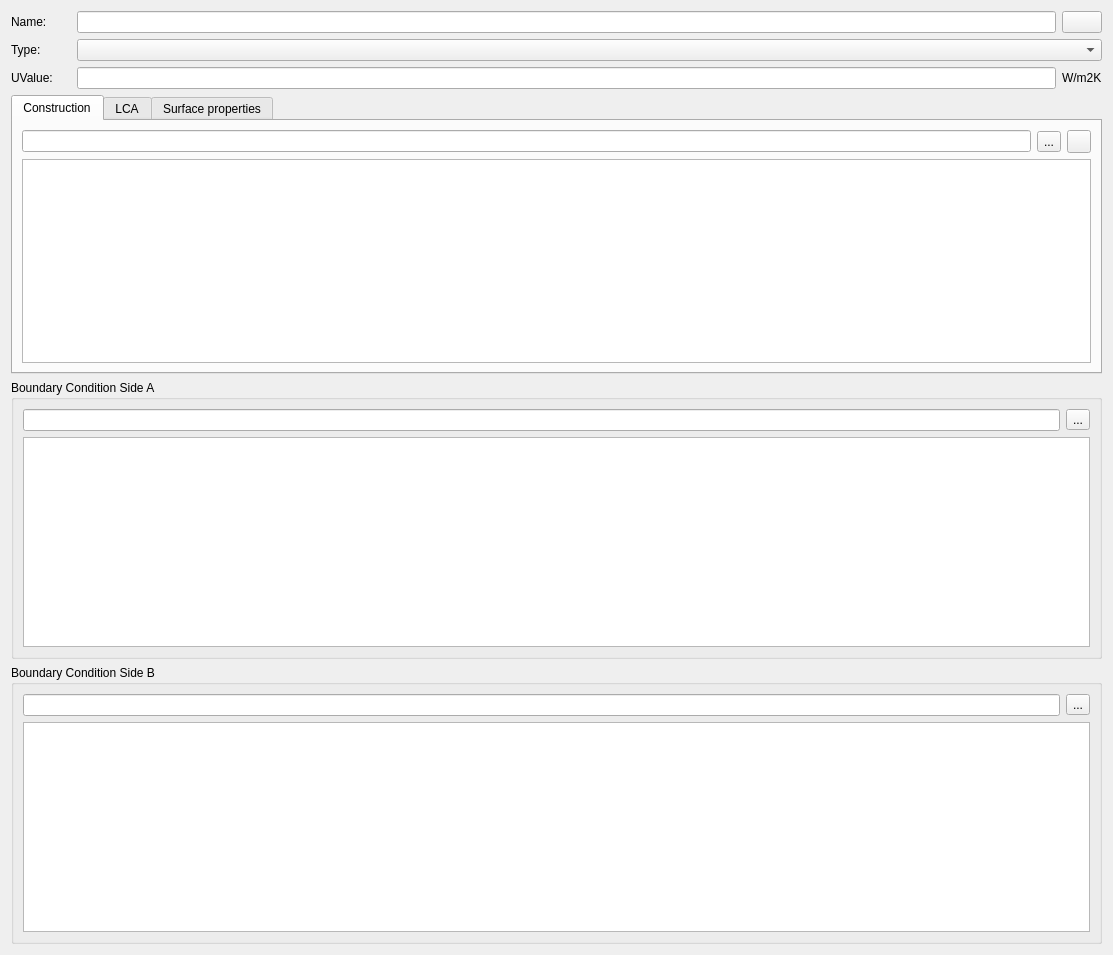
<?xml version="1.0" encoding="UTF-8"?>
<ui version="4.0">
 <class>SVDBComponentEditWidget</class>
 <widget class="QWidget" name="SVDBComponentEditWidget">
  <property name="geometry">
   <rect>
    <x>0</x>
    <y>0</y>
    <width>1113</width>
    <height>955</height>
   </rect>
  </property>
  <property name="windowTitle">
   <string>Form</string>
  </property>
  <layout class="QVBoxLayout" name="masterLayout">
   <item>
    <layout class="QGridLayout" name="gridLayout_4">
     <item row="0" column="0">
      <widget class="QLabel" name="labelDisplayName">
       <property name="minimumSize">
        <size>
         <width>60</width>
         <height>0</height>
        </size>
       </property>
       <property name="text">
        <string>Name:</string>
       </property>
      </widget>
     </item>
     <item row="0" column="1">
      <widget class="QtExt::LanguageStringEditWidget1" name="lineEditName"/>
     </item>
     <item row="0" column="2">
      <widget class="QtExt::ColorButton" name="pushButtonComponentColor">
       <property name="sizePolicy">
        <sizepolicy hsizetype="Fixed" vsizetype="Fixed">
         <horstretch>0</horstretch>
         <verstretch>0</verstretch>
        </sizepolicy>
       </property>
      </widget>
     </item>
     <item row="1" column="0">
      <widget class="QLabel" name="labelComponentType">
       <property name="text">
        <string>Type:</string>
       </property>
      </widget>
     </item>
     <item row="1" column="1" colspan="2">
      <widget class="QComboBox" name="comboBoxComponentType">
       <property name="sizePolicy">
        <sizepolicy hsizetype="Expanding" vsizetype="Fixed">
         <horstretch>0</horstretch>
         <verstretch>0</verstretch>
        </sizepolicy>
       </property>
      </widget>
     </item>
     <item row="2" column="0">
      <widget class="QLabel" name="labelUValue">
       <property name="text">
        <string>UValue:</string>
       </property>
      </widget>
     </item>
     <item row="2" column="1">
      <widget class="QLineEdit" name="lineEditUValue">
       <property name="alignment">
        <set>Qt::AlignRight|Qt::AlignTrailing|Qt::AlignVCenter</set>
       </property>
       <property name="readOnly">
        <bool>true</bool>
       </property>
      </widget>
     </item>
     <item row="2" column="2">
      <widget class="QLabel" name="labelUValue_2">
       <property name="text">
        <string>W/m2K</string>
       </property>
      </widget>
     </item>
    </layout>
   </item>
   <item>
    <widget class="QTabWidget" name="tabWidget">
     <property name="currentIndex">
      <number>0</number>
     </property>
     <widget class="QWidget" name="tabConstructionType">
      <attribute name="title">
       <string>Construction</string>
      </attribute>
      <layout class="QGridLayout" name="gridLayout">
       <item row="0" column="0">
        <widget class="QLineEdit" name="lineEditConstructionName">
         <property name="readOnly">
          <bool>true</bool>
         </property>
        </widget>
       </item>
       <item row="0" column="1">
        <widget class="QToolButton" name="toolButtonSelectConstruction">
         <property name="text">
          <string>...</string>
         </property>
        </widget>
       </item>
       <item row="0" column="2">
        <widget class="QToolButton" name="toolButtonRemoveConstruction">
         <property name="icon">
          <iconset resource="../resources/SIM-VICUS.qrc">
           <normaloff>:/gfx/actions/24x24/minus.png</normaloff>:/gfx/actions/24x24/minus.png</iconset>
         </property>
        </widget>
       </item>
       <item row="1" column="0" colspan="3">
        <widget class="QGraphicsView" name="graphicsViewConstruction"/>
       </item>
      </layout>
     </widget>
     <widget class="QWidget" name="tabLCA">
      <attribute name="title">
       <string>LCA</string>
      </attribute>
     </widget>
     <widget class="QWidget" name="tabSurface">
      <attribute name="title">
       <string>Surface properties</string>
      </attribute>
      <layout class="QVBoxLayout" name="verticalLayout">
       <item>
        <layout class="QHBoxLayout" name="horizontalLayout_4">
         <item>
          <widget class="QLineEdit" name="lineEditDaylightName"/>
         </item>
         <item>
          <widget class="QPushButton" name="pushButtonDaylight">
           <property name="text">
            <string>...</string>
           </property>
          </widget>
         </item>
        </layout>
       </item>
       <item>
        <layout class="QFormLayout" name="formLayout">
         <item row="0" column="0">
          <widget class="QLabel" name="labelDaylight">
           <property name="text">
            <string>Color:</string>
           </property>
          </widget>
         </item>
         <item row="0" column="1">
          <widget class="QtExt::ColorButton" name="pushButtonDaylightColor">
           <property name="sizePolicy">
            <sizepolicy hsizetype="Fixed" vsizetype="Fixed">
             <horstretch>0</horstretch>
             <verstretch>0</verstretch>
            </sizepolicy>
           </property>
          </widget>
         </item>
         <item row="1" column="0">
          <widget class="QLabel" name="labelDaylight_2">
           <property name="text">
            <string>Roughness:</string>
           </property>
          </widget>
         </item>
         <item row="1" column="1">
          <widget class="QtExt::ValidatingLineEdit" name="lineEditRoughness"/>
         </item>
         <item row="2" column="0">
          <widget class="QLabel" name="labelDaylight_3">
           <property name="text">
            <string>Specularity:</string>
           </property>
          </widget>
         </item>
         <item row="2" column="1">
          <widget class="QtExt::ValidatingLineEdit" name="lineEditSpecularity"/>
         </item>
        </layout>
       </item>
       <item>
        <spacer name="verticalSpacer">
         <property name="orientation">
          <enum>Qt::Vertical</enum>
         </property>
         <property name="sizeHint" stdset="0">
          <size>
           <width>20</width>
           <height>40</height>
          </size>
         </property>
        </spacer>
       </item>
      </layout>
     </widget>
    </widget>
   </item>
   <item>
    <widget class="QGroupBox" name="groupBox_2">
     <property name="title">
      <string>Boundary Condition Side A</string>
     </property>
     <layout class="QGridLayout" name="gridLayout_2">
      <item row="0" column="0">
       <widget class="QLineEdit" name="lineEditBoundaryConditionSideAName"/>
      </item>
      <item row="0" column="1">
       <widget class="QToolButton" name="toolButtonSelectBoundaryConditionSideAName">
        <property name="text">
         <string>...</string>
        </property>
       </widget>
      </item>
      <item row="1" column="0" colspan="2">
       <widget class="QTextBrowser" name="textBrowserBCSideA"/>
      </item>
     </layout>
    </widget>
   </item>
   <item>
    <widget class="QGroupBox" name="groupBox_3">
     <property name="title">
      <string>Boundary Condition Side B</string>
     </property>
     <layout class="QGridLayout" name="gridLayout_3">
      <item row="0" column="0">
       <widget class="QLineEdit" name="lineEditBoundaryConditionSideBName"/>
      </item>
      <item row="0" column="1">
       <widget class="QToolButton" name="toolButtonSelectBoundaryConditionSideBName">
        <property name="text">
         <string>...</string>
        </property>
       </widget>
      </item>
      <item row="1" column="0" colspan="2">
       <widget class="QTextBrowser" name="textBrowserBCSideB"/>
      </item>
     </layout>
    </widget>
   </item>
  </layout>
 </widget>
 <customwidgets>
  <customwidget>
   <class>QtExt::ColorButton</class>
   <extends>QPushButton</extends>
   <header location="global">QtExt_ColorButton.h</header>
  </customwidget>
  <customwidget>
   <class>QtExt::LanguageStringEditWidget1</class>
   <extends>QLineEdit</extends>
   <header location="global">QtExt_LanguageStringEditWidget1.h</header>
   <container>1</container>
  </customwidget>
  <customwidget>
   <class>QtExt::ValidatingLineEdit</class>
   <extends>QLineEdit</extends>
   <header location="global">QtExt_ValidatingLineEdit.h</header>
  </customwidget>
 </customwidgets>
 <resources>
  <include location="../resources/SIM-VICUS.qrc"/>
 </resources>
 <connections/>
</ui>
